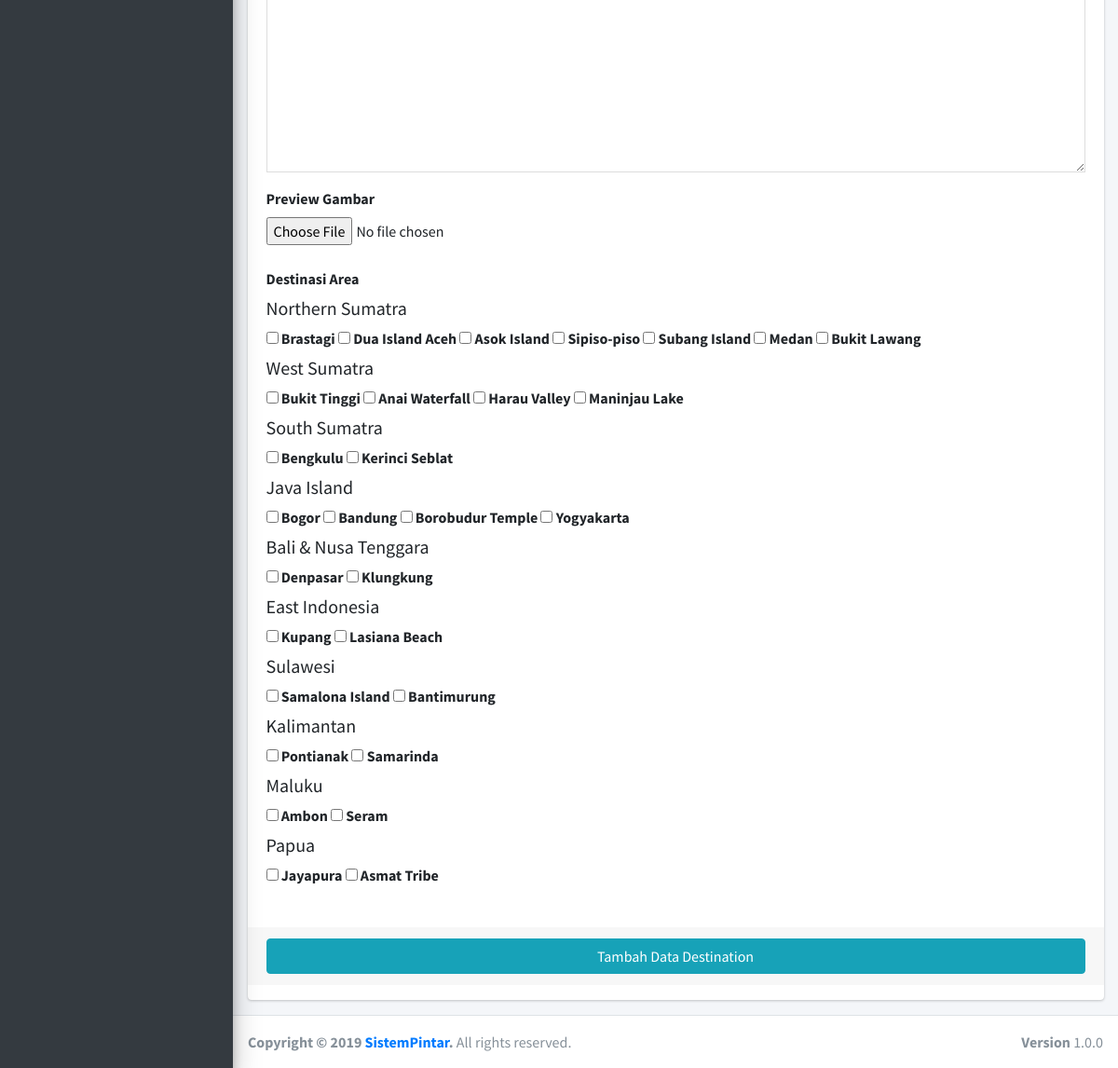
Page /admin/ticket/tambah.php (signed in, lower part) on the earlier database version.
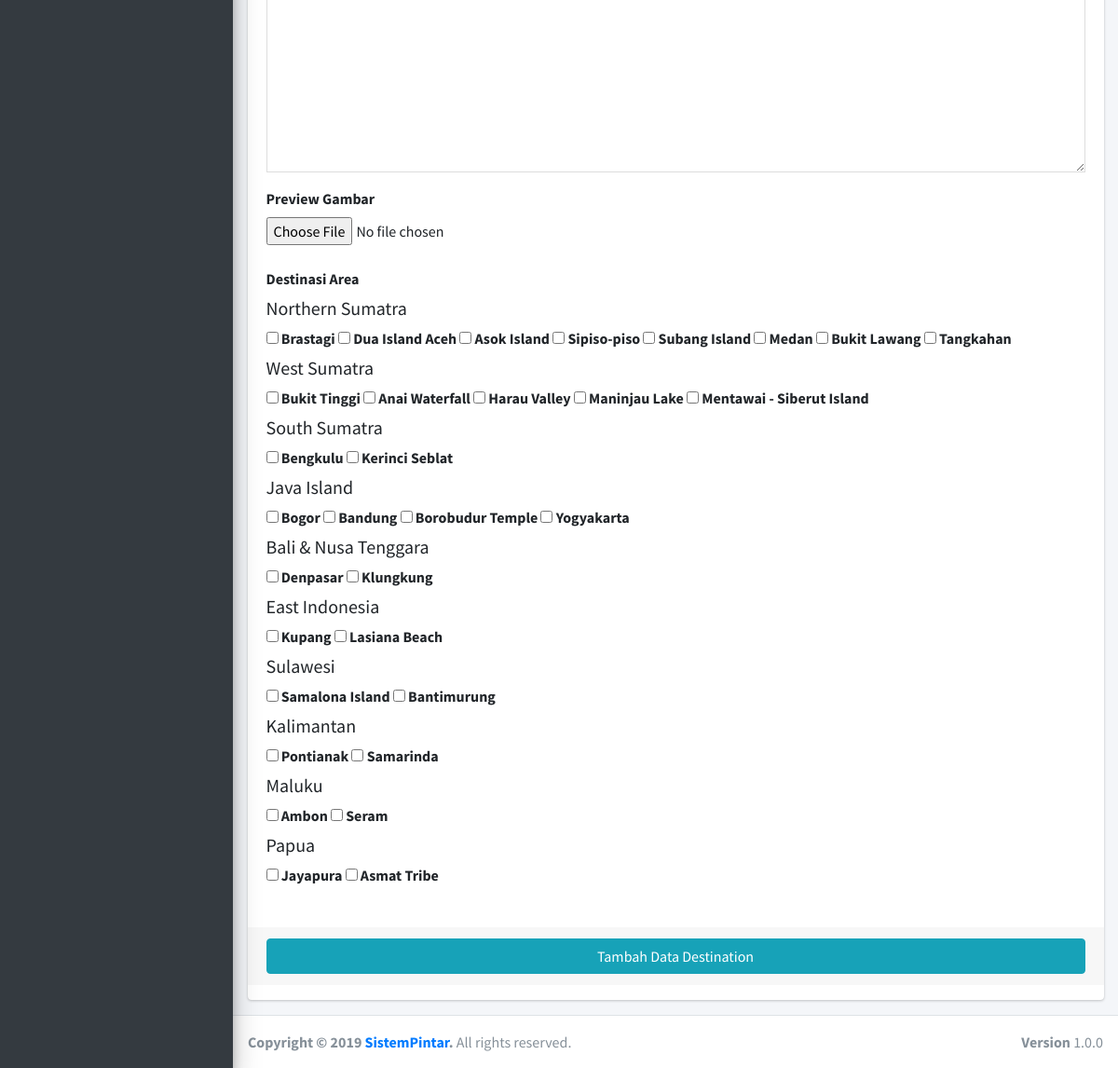
Same page on the later database version.
### tables this page shows
CREATE TABLE `destinasi` (
  `id` int(10) NOT NULL,
  `nama` varchar(100) DEFAULT NULL,
  `deskripsi` text DEFAULT NULL,
  `deskripsi_singkat` text NOT NULL,
  `gambar` varchar(100) DEFAULT NULL
);

CREATE TABLE `destinasi_area` (
  `id_area` int(10) NOT NULL,
  `nama_area` varchar(100) DEFAULT NULL,
  `deskripsi_area` text DEFAULT NULL,
  `deskripsi_area_singkat` text DEFAULT NULL,
  `gambar_area` varchar(100) DEFAULT NULL,
  `destinasi_id` int(10) DEFAULT NULL
);

### admin/ticket/tambah.php (the view, shortened to what this page needs)
<!DOCTYPE html>
<html>
<?php include '../adm_template/head.php'; ?>
<body class="hold-transition sidebar-mini">
    <div class="wrapper">
		<?php include '../adm_template/sidebar.php'; ?>
        <div class="content-wrapper">
            <section class="content">
                <div class="container-fluid">
                    <div class="row">
                        <div class="col-md-12">
                            <div class="card card-info">
                                <form role="form" method="POST" action="tambah-aksi" enctype="multipart/form-data">
                                    <div class="card-body">
                                        <div class="form-group">
                                            <div class="pad">
                                                <div class="">
                                                    <textarea name="fasilitas" class="textarea" style="width: 100%; height: 400px; font-size: 14px; line-height: 18px; border: 1px solid #dddddd; padding: 10px;">
                                                    </textarea>
                                                </div>
                                            </div>
                                        </div>
                                        <div class="form-group">
                                            <label for="customFile">Preview Gambar</label>
                                            <img id="image-preview" alt="image preview"/><br/>
                                            <div class="custom-file">
                                                <input type="file" class="" name="gambar" id="image-source" onchange="previewImage();">
                                            </div>
                                        </div>
                                        <div class="form-group">
                                            <label for="exampleInputPassword1">Destinasi Area</label>
                                            <div class="">
                                                <?php
                                                $query_mysql = mysqli_query($koneksi,"SELECT DISTINCT(d.id),d.nama FROM destinasi AS d INNER JOIN destinasi_area AS da ON d.id = da.destinasi_id ")or die(mysqli_error());
                                                while($data = mysqli_fetch_array($query_mysql)){
                                                    $id = $data['id'];
                                                    $nama = $data['nama'];
                                                ?>
                                                <h5><?= $nama ?></h5>
                                                <?php
                                                $query_mysql2 = mysqli_query($koneksi,"SELECT * FROM destinasi_area WHERE destinasi_id = $id")or die(mysqli_error());
                                                while($data2 = mysqli_fetch_array($query_mysql2)){
                                                    ?>
                                                    <label><input type="checkbox" name="data_des[]" value="<?= $data2['id_area']?>" > <?= $data2['nama_area'] ?></label>
                                                <?php } ?>
                                                <?php } ?>
                                            </div>
                                        </div>
                                    </div>
                                    <div class="card-footer">
                                        <button type="submit" class="btn btn-block btn-info">Tambah Data Destination</button>
                                    </div>
                                </form>
                            </div>
                        </div>
                    </div>
                </div>
            </section>
        </div>
        <?php include '../adm_template/footer.php'; ?>
    </div>
</body>
</html>

Differences in the rows shown:
added destinasi_area: nama_area "Tangkahan", shown under destinasi "Northern Sumatra"
added destinasi_area: nama_area "Mentawai - Siberut Island", shown under destinasi "West Sumatra"
